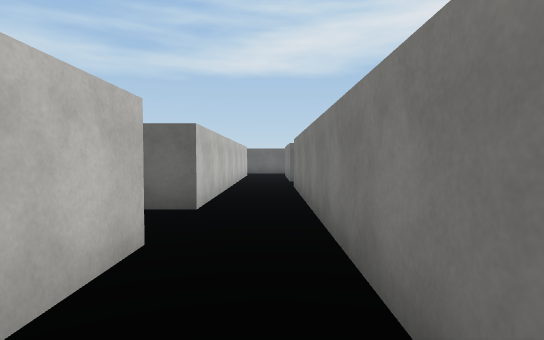
View 1 (above)

24 first-person views from a walk through a Unity game level. The camera is 1.5 m above the floor, tilts 2° down and sees 80° across. The floor is counted in squares, 2 m on a side. Each view is taken from the middle of a square. On the plan, view 1 faces up. The plan holds only what a view shows up to about 11 squares ahead; the rest is blank. The player is left out. Surface patterns are stand-ins for the level's own textures.

View 2
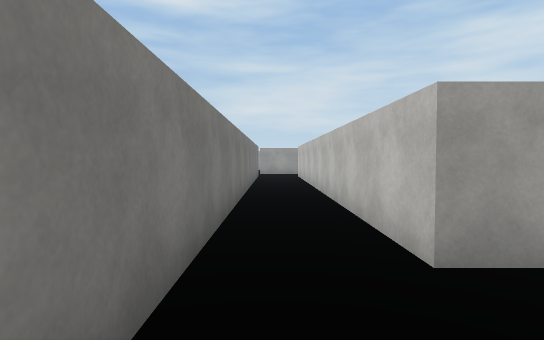

View 3
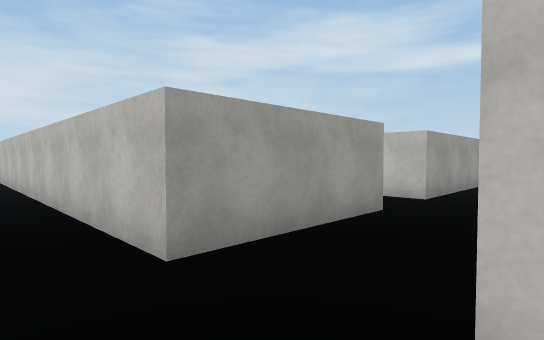

View 4
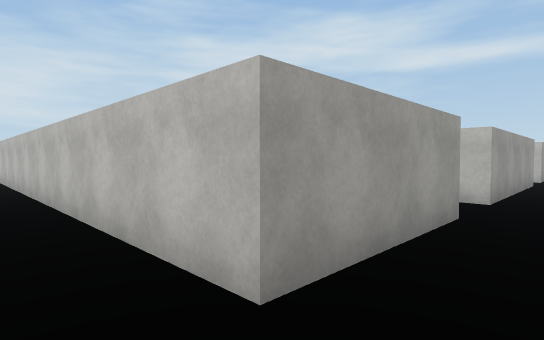

View 5
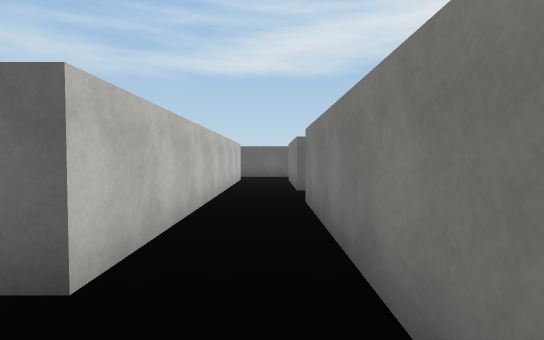

View 6
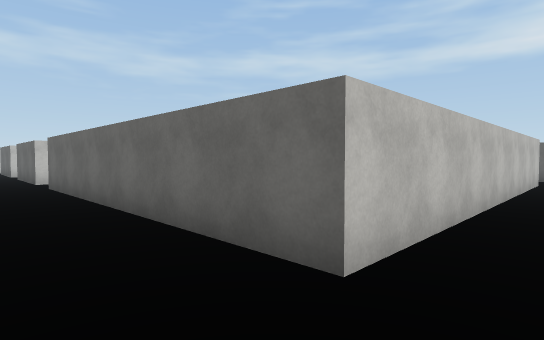

View 7
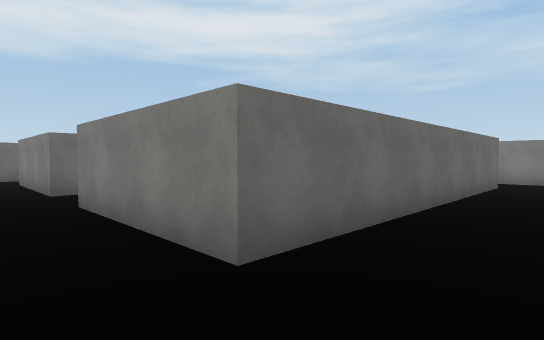

View 8
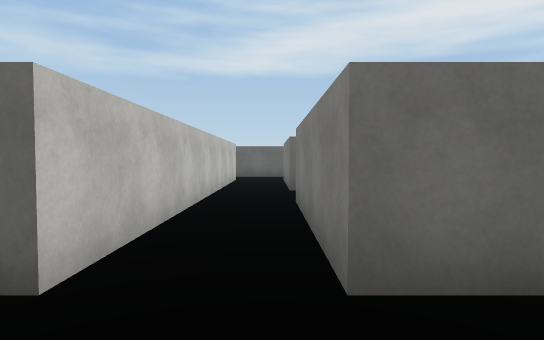

View 9
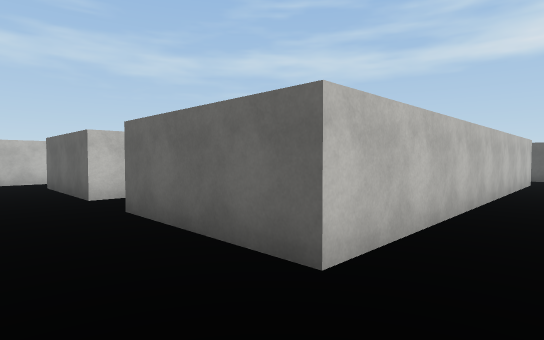

View 10
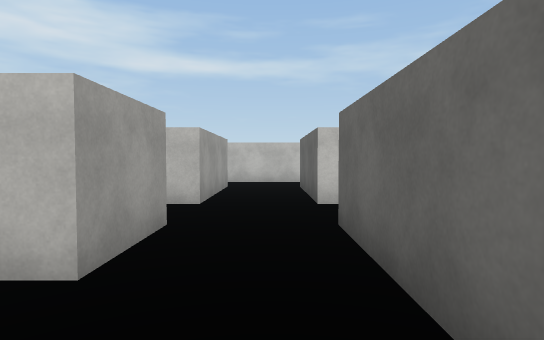

View 11
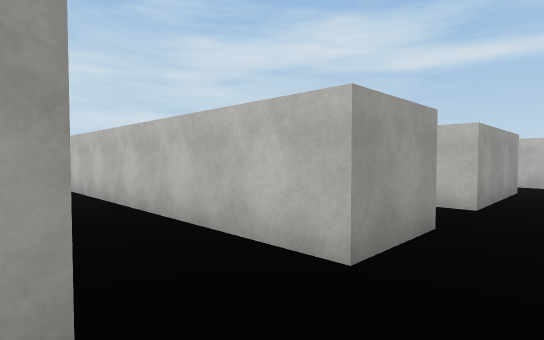

View 12
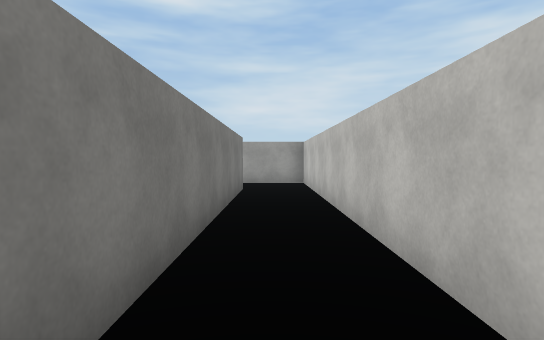

View 13
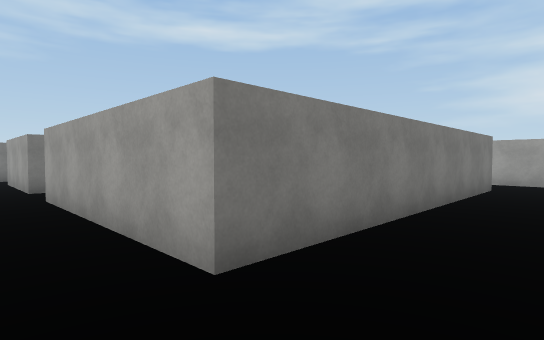

View 14
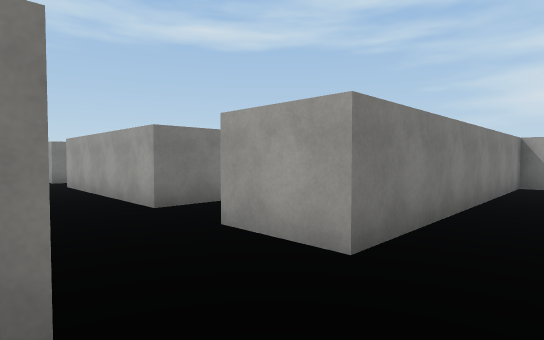

View 15
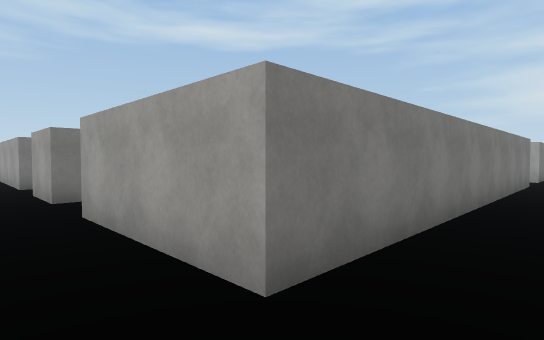

View 16
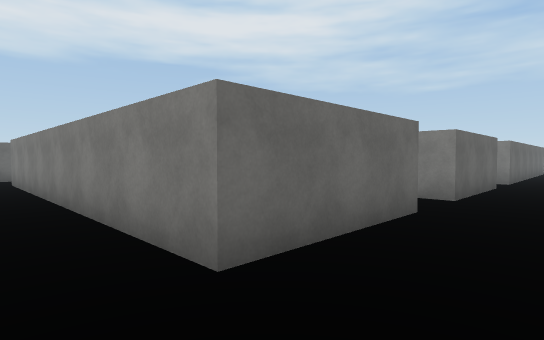

View 17
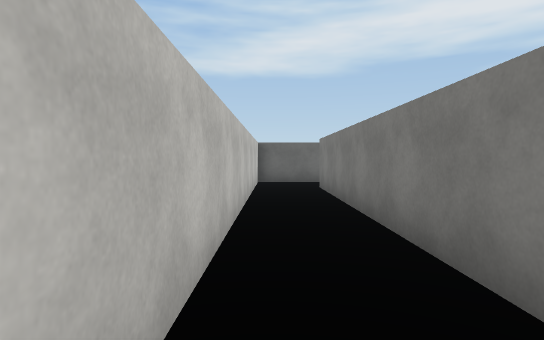

View 18
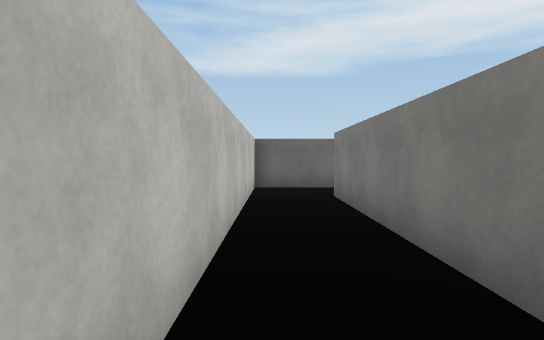

View 19
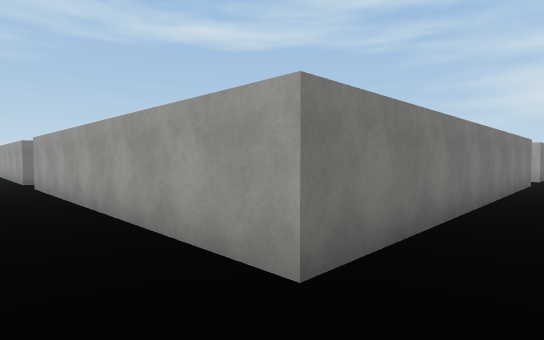

View 20
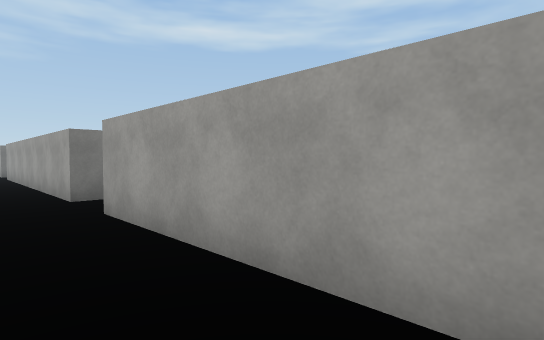

View 21
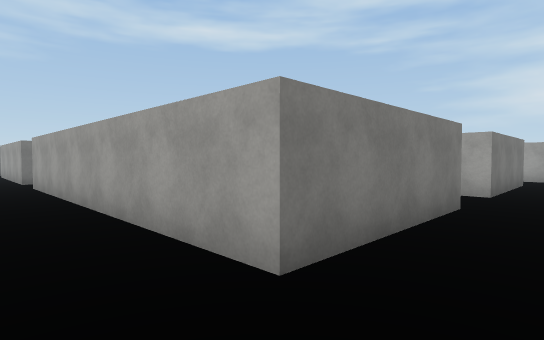

View 22
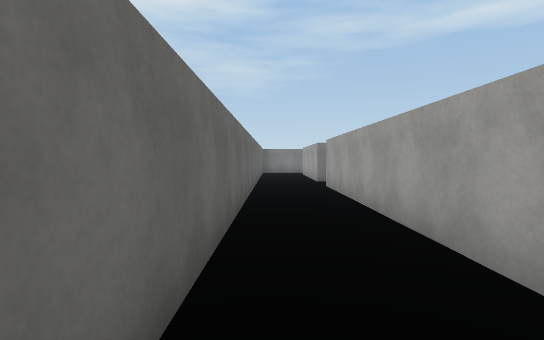

View 23
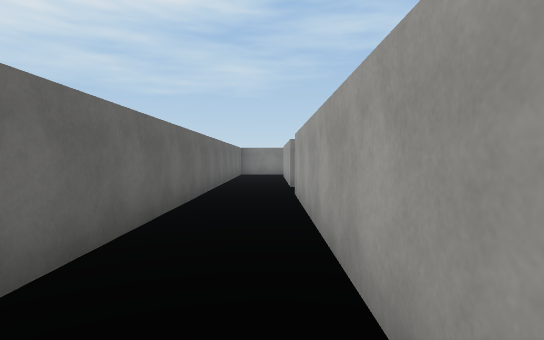

View 24
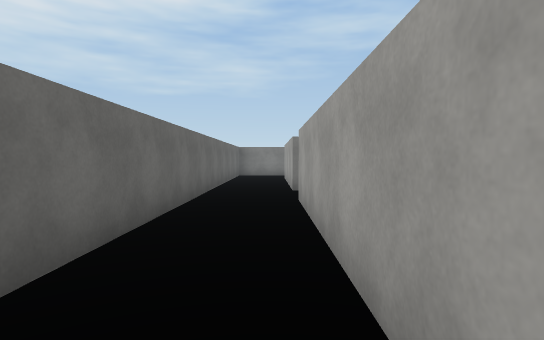

### Floor plan
Points are (right, up) in squares from view 1. A wall is a line through its corners. A room is listed if a view was taken in it or the views show most of it. See-through windows are left out.
Room 1 (view 1)
walls: (0.6, -5.6) (0.6, 2.6); (-1.1, 2.8) (-1.1, -8.8)
ways out: opening at (0, 3) to room 2
Room 2 (views 2, 3, 4, 5, 6, 7, 8, 9, 10, 11, 12, 13, 14, 15, 16, 17, 18, 19, 20, 21, 22, 23, 24)
walls: (-4.5, 2.4) (-4.5, 2.8) (-1.1, 2.8); (0.6, 2.6) (0.6, 8.6); (-11.3, -5.1) (-11.3, 2.8) (-6.2, 2.8) (-6.2, 1.9); (-9, 10.6) (-9.6, 10.6) (-9.6, 14.5) (-1.1, 14.5) (-1.1, 4.8) (-9.6, 4.8) (-9.6, 8.7) (-9, 8.7); (-15.2, -5) (-14.7, -5) (-14.7, 2.8) (-13, 2.8) (-13, -7) (-10.9, -7); (-16.4, 5.5) (-16.4, 4.8) (-19.8, 4.8) (-19.8, 14.5) (-11.3, 14.5) (-11.3, 4.8) (-14.7, 4.8) (-14.7, 5.5); (0.6, 10.8) (0.6, 14.5) (3.4, 14.5); (-19.8, -7) (-19.8, 2.8) (-16.4, 2.8) (-16.4, 2.2); (-19.8, -10.1) (-19.8, -8.9); (3.9, 16.5) (-11.5, 16.5); (-19.4, 16.5) (-21.4, 16.5) (-21.4, 2.5)
ways out: opening at (0, 3) to room 1; opening at (-15.5, 5.5); opening at (-10.5, -6); opening at (-5.5, 1.5); opening at (1.5, 9.5)

Where each view was taken, in squares from view 1:
view 1: 0 up, 0 right, facing up
view 2: 5 up, 0 right, facing down
view 3: 5 up, 0 right, facing down-left
view 4: 4 up, 0 right, facing down-left
view 5: 3 up, 0 right, facing up
view 6: 3 up, 0 right, facing up-left
view 7: 3 up, 11 left, facing up-right
view 8: 3 up, 10 left, facing up
view 9: 3 up, 10 left, facing up-left
view 10: 4 up, 11 left, facing left
view 11: 4 up, 11 left, facing down-left
view 12: 3 up, 12 left, facing down
view 13: 4 up, 13 left, facing down-right
view 14: 5 up, 16 left, facing down-right
view 15: 4 up, 21 left, facing down-right
view 16: 3 up, 21 left, facing up-right
view 17: 6 up, 21 left, facing up
view 18: 8 up, 21 left, facing up
view 19: 16 up, 21 left, facing down-right
view 20: 16 up, 16 left, facing down-right
view 21: 16 up, 11 left, facing down-right
view 22: 16 up, 10 left, facing right
view 23: 15 up, 8 left, facing right
view 24: 15 up, 7 left, facing right
